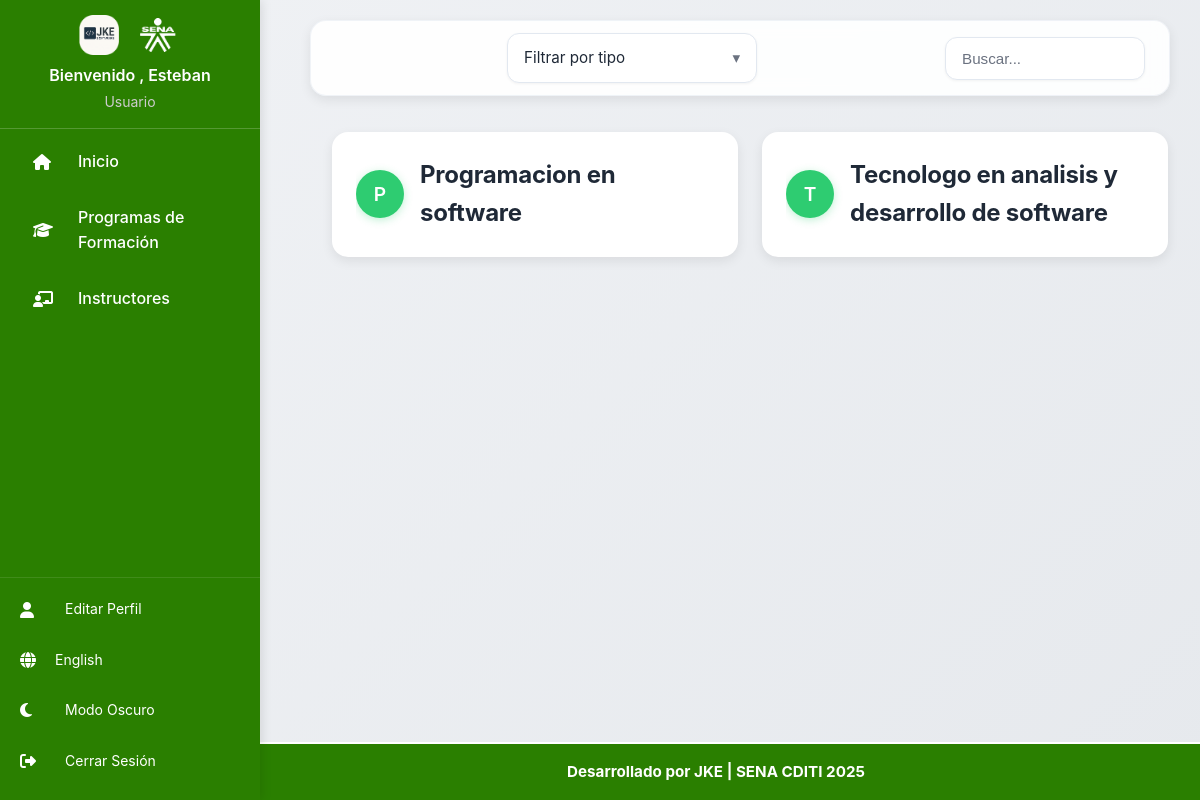
/index.php?page=components/principales/programas_formacion (signed in), run on the app's committed database.
### tables this page shows
CREATE TABLE `programas_formacion` (
  `Id_programa` int(11) NOT NULL,
  `nombre_programa` varchar(255) NOT NULL,
  `tipo_programa` enum('tecnico','tecnologo') NOT NULL DEFAULT 'tecnico',
  `estado` enum('activo','inactivo') DEFAULT 'activo'
);

### components/principales/programas_formacion.php (the view, shortened to what this page needs)
<?php
$idioma = $_SESSION['lang'] ?? 'es';
$t = include __DIR__ . '/../../lang/' . $idioma . '.php';
$estado_programa = $_GET['estado'] ?? '';
$es_admin = isset($_SESSION['usuario']) && $_SESSION['usuario']['rol'] === 'administrador';
$condiciones = [];
$tipos_param = '';
require_once __DIR__ . '/../../functions/autenticacion_login.php';
if (!$es_admin) {
    $condiciones[] = "estado = 'activo'";
} elseif (!empty($estado_programa) && in_array($estado_programa, ['activo', 'inactivo'])) {
    $condiciones[] = "estado = ?";
    $params[] = $estado_programa;
    $tipos_param .= 's';
}
$sql = "SELECT * FROM programas_formacion";
if ($condiciones) $sql .= " WHERE " . implode(" AND ", $condiciones);
$sql .= " ORDER BY nombre_programa ASC";
$stmt = $conn->prepare($sql);
$stmt->execute();
$programas = $stmt->get_result();
?>
<!DOCTYPE html>
<html lang="<?= $idioma ?>">
<head>
    <link rel="stylesheet" href="/proyecto-sena/assets/css/header.css">
    <link rel="stylesheet" href="/proyecto-sena/assets/css/footer.css">
    <link rel="stylesheet" href="/proyecto-sena/assets/css/programas_formacion.css">
</head>
<body>
<div class="filtro-barra">
    <form method="GET" action="index.php" style="display: flex; align-items: center;">
        <div class="dropdown-container">
            <div class="dropdown" id="dropdownFiltroTipo" onclick="toggleDropdown('tipo')">
                <span id="selectedOptionTipo">
                    <?= isset($_GET['tipo']) ? ($_GET['tipo'] === '' ? $t['filter_by_type'] : ucfirst($_GET['tipo'])) : $t['filter_by_type'] ?>
                </span>
                <span class="arrow">&#9662;</span>
            </div>
        </div>
    </form>
    <div class="search-box">
        <input type="text" placeholder="<?= $t['search_placeholder'] ?? 'Buscar...' ?>" id="searchInput">
    </div>
</div>
<main class="programs-main-content">
    <div class="programs-content-area">
        <div class="programs-grid">
            <?php while ($row = $programas->fetch_assoc()): ?>
                <div class="program-card">
                    <div class="card-header">
                        <div class="card-icon">
                            <?= htmlspecialchars(strtoupper(substr($row['nombre_programa'], 0, 1))) ?>
                        </div>
                        <div class="card-info">
                            <div class="card-title">
                                <a href="index.php?page=components/Fichas/listar_fichas&id_programa=<?= $row['Id_programa'] ?>" style="text-decoration: none; color: inherit;">
                                    <?= htmlspecialchars($row['nombre_programa']) ?>
                                </a>
                            </div>
                        </div>
                    </div>
                </div>
            <?php endwhile; ?>
        </div>
    </div>
</main>
</body>
</html>

### assets/css/header.css (style rules this page uses)
* { margin: 0; padding: 0; box-sizing: border-box; }
body { font-family: 'Rubik', sans-serif; background-color: white; color: #242424; transition: all 0.3s ease; }

### assets/css/programas_formacion.css (style rules this page uses)
html { box-sizing: border-box; }
*, *::before, *::after { box-sizing: inherit; }
body { font-family: "Inter", -apple-system, BlinkMacSystemFont, "Segoe UI", Roboto, "Helvetica Neue", Arial, "Noto Sans", sans-serif; margin: 0; padding-top: 100px; background: linear-gradient(135deg, #f0f2f5 0%, #e6e9ed 100%); color: #333; line-height: 1.6; transition: background-color 0.3s ease, color 0.3s ease; }
.programs-main-content { margin-left: 300px; display: flex; align-items: flex-start; justify-content: center; padding: 2rem; padding-bottom: 6rem; gap: 2.5rem; min-height: calc(100vh - 100px); background: transparent; }
.programs-content-area { flex: 1; max-width: 900px; }
.programs-grid { display: grid; grid-template-columns: repeat(auto-fit, minmax(300px, 1fr)); gap: 1.5rem; }
.program-card { background-color: #ffffff; border-radius: 1rem; box-shadow: 0 4px 12px rgba(0, 0, 0, 0.08); transition: transform 0.3s ease, box-shadow 0.3s ease; padding: 1.5rem; display: flex; flex-direction: column; gap: 1rem; }
.card-header { background: none; color: inherit; padding: 0; border-radius: 0; display: flex; align-items: center; gap: 1rem; cursor: pointer; font-size: 0.95rem; border: none; transition: all 0.3s ease; width: 100%; box-shadow: none; position: relative; overflow: hidden; }
.card-header::before { content: none; }
.card-icon { width: 3rem; height: 3rem; background-color: #2ecc71; border-radius: 50%; display: flex; align-items: center; justify-content: center; color: white; font-size: 1.2rem; font-weight: 600; flex-shrink: 0; box-shadow: 0 2px 8px rgba(46, 204, 113, 0.3); border: none; transition: transform 0.3s ease, box-shadow 0.3s ease; }
.card-info { flex-grow: 1; display: flex; flex-direction: column; gap: 0.25rem; }
.card-title { font-weight: 700; font-size: 1.5rem; color: #1f2937; text-shadow: none; letter-spacing: -0.01em; }
.card-title a { text-decoration: none; color: inherit; }
.filtro-barra { position: absolute; top: 20px; left: 300px; right: 20px; z-index: 999; display: flex; gap: 1rem; align-items: center; background-color: rgba(255, 255, 255, 0.9); padding: 0.75rem 1.5rem; border-radius: 1rem; box-shadow: 0 4px 12px rgba(0, 0, 0, 0.08); backdrop-filter: blur(8px); border: 1px solid rgba(226, 232, 240, 0.5); transition: all 0.3s ease; max-width: calc(100% - 300px - 40px); margin-left: auto; margin-right: auto; justify-content: center; }
.filtro-barra form { display: flex; gap: 1rem; align-items: center; width: 100%; flex-wrap: wrap; justify-content: center; }
.search-box { position: relative; flex-grow: 1; min-width: 200px; max-width: 300px; }
.search-box input { width: 100%; padding: 0.75rem 2.5rem 0.75rem 1rem; border: 1px solid #e2e8f0; border-radius: 0.75rem; background: #ffffff; font-size: 0.95rem; color: #1f2937; transition: all 0.3s ease; box-shadow: 0 1px 3px rgba(0, 0, 0, 0.05); }
.search-box input::placeholder { color: #6b7280; }
.dropdown-container { position: relative; flex-grow: 1; min-width: 180px; max-width: 250px; }
.dropdown { position: relative; padding: 0.75rem 1rem; width: 100%; border: 1px solid #e2e8f0; border-radius: 0.75rem; background: #ffffff; cursor: pointer; font-size: 0.95rem; color: #1f2937; display: flex; justify-content: space-between; align-items: center; transition: all 0.3s ease; box-shadow: 0 1px 3px rgba(0, 0, 0, 0.05); }
.dropdown .arrow { transition: transform 0.3s ease; color: #6b7280; }

### includes/main.php (style rules this page uses)
body { visibility: hidden; }

### data on the page
programas_formacion: nombre_programa "P", nombre_programa "Programacion en software"
programas_formacion: nombre_programa "T", nombre_programa "Tecnologo en analisis y desarrollo de software"

### other printed values
$translations['welcome'] "Bienvenido"
$_SESSION['usuario']['nombre'] "Esteban"
$_SESSION['usuario']['rol'] "Usuario"
$translations['home'] "Inicio"
$translations['training_programs'] "Programas de Formación"
$translations['instructors'] "Instructores"
$translations['edit_profile'] "Editar Perfil"
$translations['dark_mode'] "Modo Oscuro"
$translations['logout'] "Cerrar Sesión"
$t['filter_by_type'] "Filtrar por tipo"
$translations['footer_text'] "Desarrollado por JKE | SENA CDITI"
